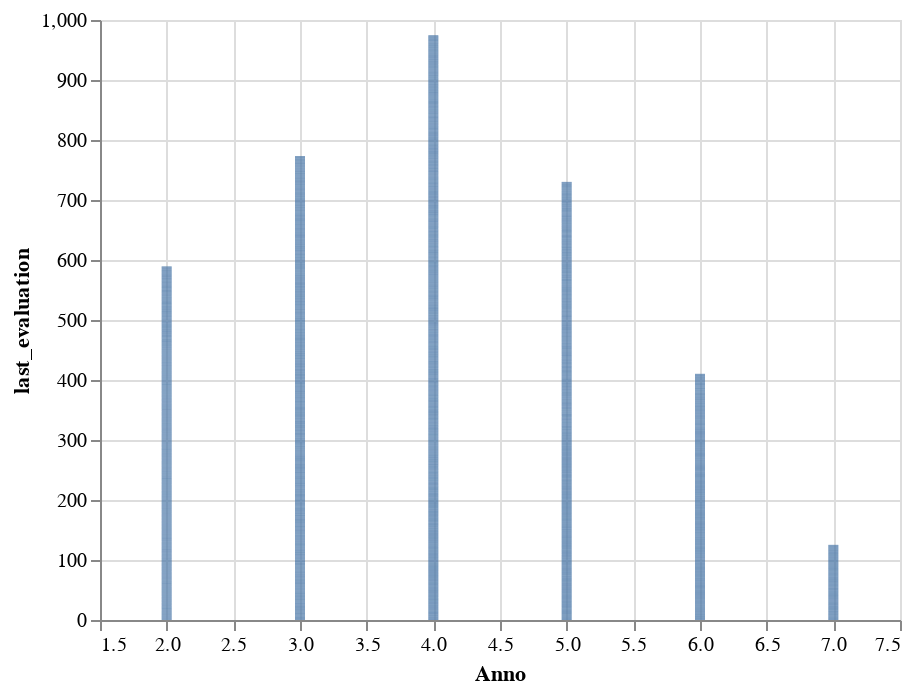

Notebook cell for this chart:
### Code cell
bar = alt.Chart(df_small).mark_bar().encode(
    alt.Y('last_evaluation'),
    alt.X('number_project', title='Anno'),
    tooltip=[alt.Tooltip('number_project', title='Anno'), alt.Tooltip('last_evaluation', format=',', title='Immatricolazioni')]     
)
bar

### Figure 1 — Vega-Lite specification as saved in the notebook (floating-point values rounded to 4 significant figures; data arrays with more than 128 entries replaced by an {"elided": "..."} marker saying what was removed)
{"config": {"view": {"continuousWidth": 400, "continuousHeight": 300}}, "data": {"name": "data-da07eecf310061045298ad35d6dbd553"}, "mark": "bar", "encoding": {"tooltip": [{"type": "quantitative", "field": "number_project", "title": "Anno"}, {"type": "quantitative", "field": "last_evaluation", "format": ",", "title": "Immatricolazioni"}], "x": {"type": "quantitative", "field": "number_project", "title": "Anno"}, "y": {"type": "quantitative", "field": "last_evaluation"}}, "$schema": "https://vega.github.io/schema/vega-lite/v4.8.1.json", "datasets": {"data-da07eecf310061045298ad35d6dbd553": {"elided": "5000 records"}}}
